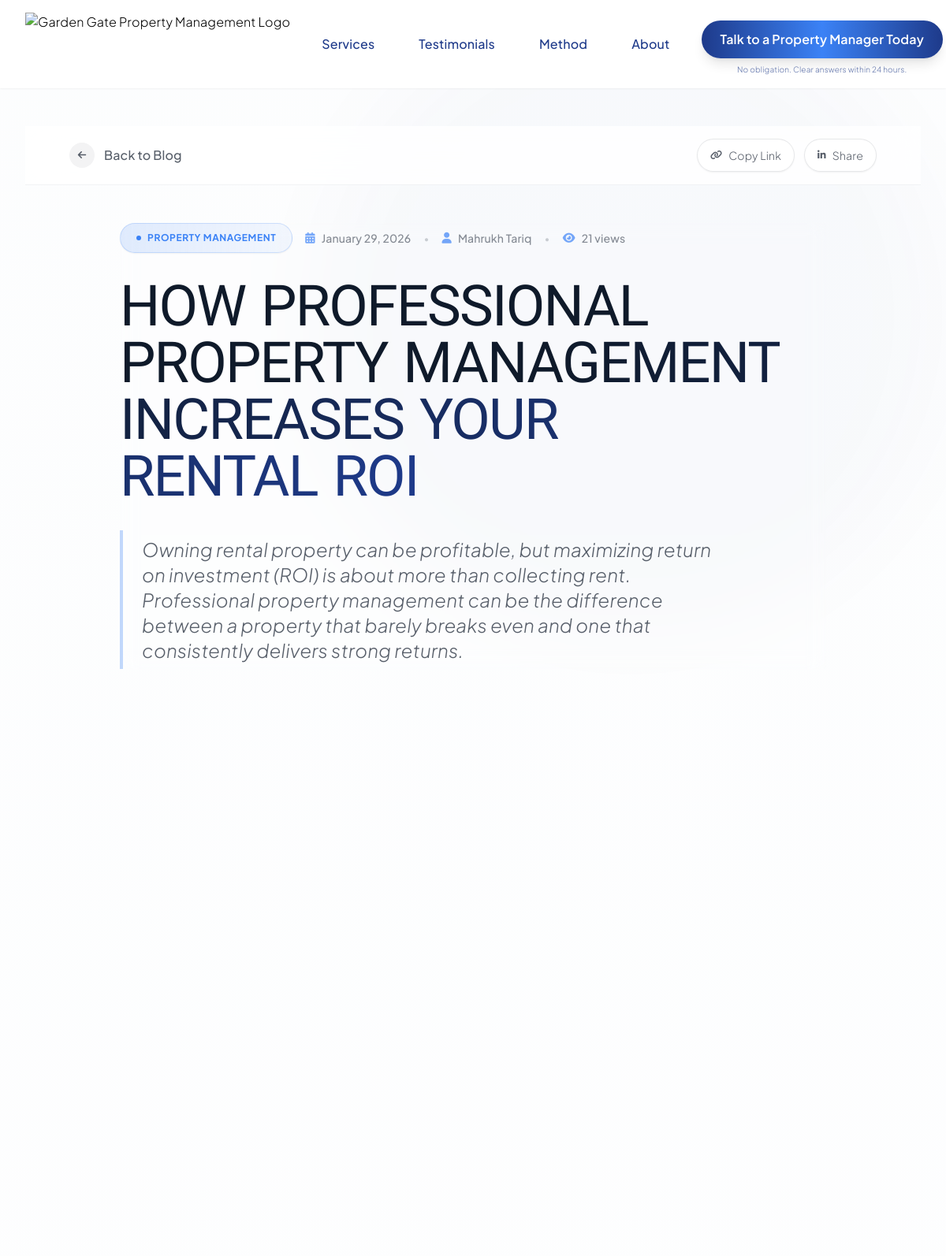
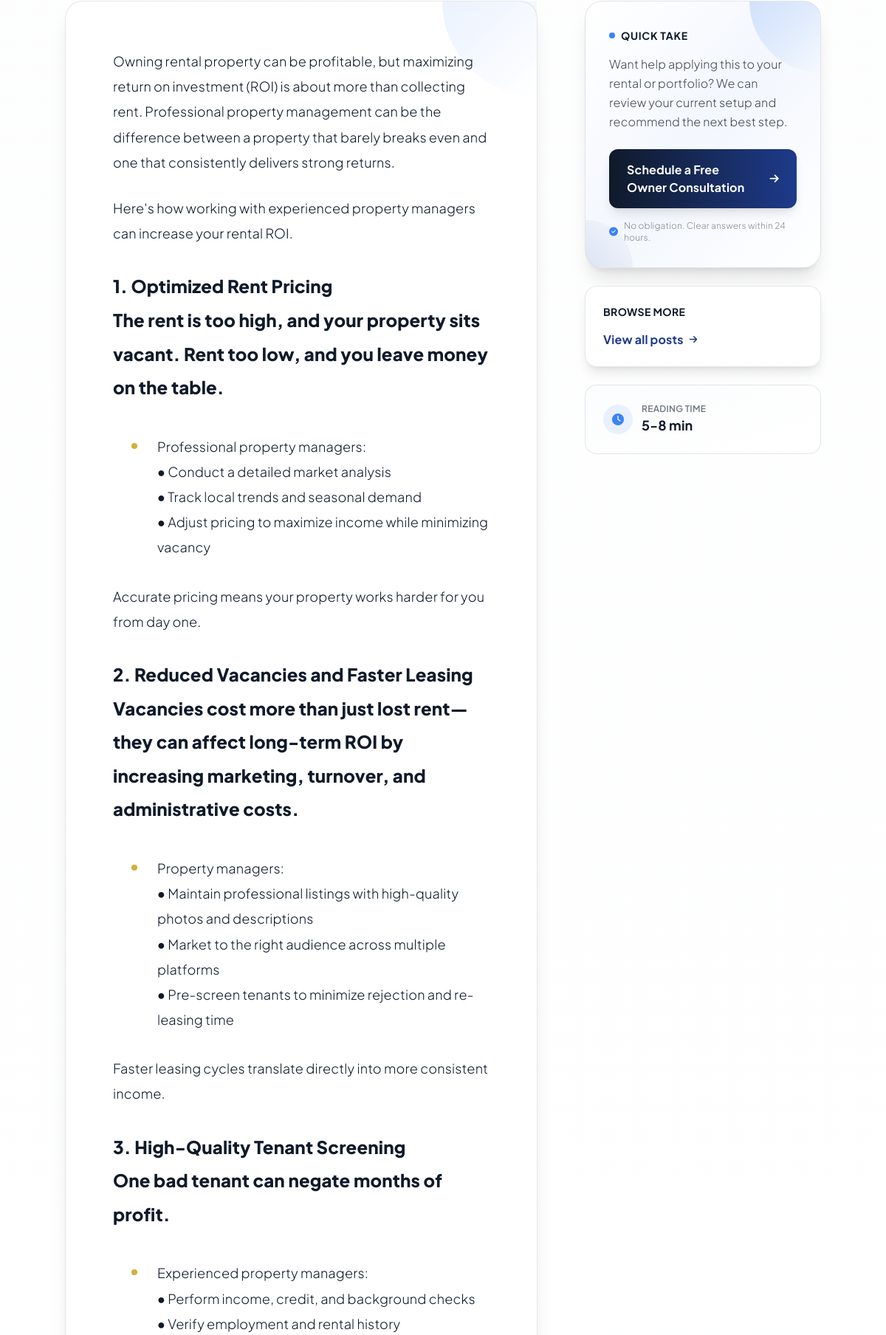
The app's page /blog/how-professional-property-management-increases-rental-roi/ (upper part) with its own data (2 pictures, top to bottom).
### myApp/models.py (models this page shows, shortened)
class BlogPost(models.Model):
    title = models.CharField(max_length=300, help_text="Blog post title")
    slug = models.SlugField(max_length=300, unique=True, help_text="URL-friendly version of title")
    excerpt = models.TextField(max_length=500, help_text="Short excerpt/preview text")
    content = models.TextField(help_text="Full blog post content")
    featured_image_url = models.URLField(blank=True, null=True, help_text="Featured image URL")
    featured_image_alt = models.CharField(max_length=200, blank=True, help_text="Featured image alt text")
    author_name = models.CharField(max_length=100, default="Mahrukh Tariq", help_text="Author name")
    published_date = models.DateTimeField(auto_now_add=True, help_text="Publication date")
    updated_date = models.DateTimeField(auto_now=True, help_text="Last update date")
    is_featured = models.BooleanField(default=False, help_text="Show in featured section")
    is_published = models.BooleanField(default=True, help_text="Published status")
    view_count = models.IntegerField(default=0, help_text="Number of views")
    order = models.IntegerField(default=0, help_text="Display order (lower numbers first)")
    class Meta:
        ordering = ['-published_date', 'order']
        verbose_name = "Blog Post"
        verbose_name_plural = "Blog Posts"
    @property
    def content_is_html(self):
        return self.content.lstrip().startswith('<')

### myApp/views.py (the view)
# urls.py: path('blog/<slug:slug>/', views.blog_post_detail, name='blog_post_detail'),
def blog_post_detail(request, slug):
    post = get_object_or_404(BlogPost, slug=slug, is_published=True)
    post.view_count += 1
    post.save(update_fields=['view_count'])
    related_posts = BlogPost.objects.filter(is_published=True).exclude(id=post.id).order_by('-published_date')[:3]
    section_images = get_all_section_images()
    context = {
        'post': post,
        'related_posts': related_posts,
        'section_images': section_images,
    }
    return render(request, 'myApp/blog_post_detail.html', context)

### myApp/image_helpers.py (called while the page is built)
def get_all_section_images():
    sections = SectionImage.objects.all()
    result = {section.section_name: {
        'image_url': section.image_url or '',
        'image_alt': section.image_alt or '',
        'icon_url': section.icon_url or '',
        'background_image_url': section.background_image_url or '',
    } for section in sections}
    expected_sections = ['hero_background', 'hero_image', 'about_background', 'about_image', 'statistics_background']
    for section_name in expected_sections:
        if section_name not in result:
            result[section_name] = {
                'image_url': '',
                'image_alt': '',
                'icon_url': '',
                'background_image_url': '',
            }
    return result

### myApp/templates/myApp/blog_post_detail.html (shortened to what this page needs)
{% extends 'myApp/base.html' %}
{% block content %}
{% include 'myApp/partials/header.html' %}
<article class="relative min-h-screen bg-gradient-to-b from-warm-grey/40 via-white to-warm-grey/20">
  <div class="fixed inset-0 pointer-events-none overflow-hidden opacity-[0.02]">
    <div class="absolute top-0 right-0 w-[800px] h-[800px] bg-blue rounded-full blur-3xl"></div>
  </div>
  <div class="relative max-w-7xl mx-auto px-6 lg:px-8 pt-8 pb-24 lg:pt-12 lg:pb-32">
    <nav class="sticky top-0 z-50 mb-8 lg:mb-12 backdrop-blur-xl bg-white/80 border-b border-navy/5">
      <div class="max-w-5xl mx-auto flex items-center justify-between py-4">
        <a href="{% url 'home' %}#blog"
           class="group inline-flex items-center gap-3 text-navy/70 hover:text-navy transition-all duration-300 font-medium">
          <div class="w-8 h-8 rounded-full bg-navy/5 group-hover:bg-navy/10 flex items-center justify-center transition-all duration-300 group-hover:scale-110">
            <i class="fas fa-arrow-left text-xs"></i>
          </div>
          <span class="hidden sm:inline">Back to Blog</span>
        </a>
        <div class="flex items-center gap-3">
          <button
            onclick="navigator.clipboard.writeText('{{ request.build_absolute_uri }}'); this.innerHTML='<i class=\'fas fa-check text-xs\'></i> Copied'; setTimeout(() => this.innerHTML='<i class=\'fas fa-link text-xs\'></i> Copy', 2000);"
            class="group relative inline-flex items-center gap-2 rounded-full border border-navy/10 bg-white/80 backdrop-blur-sm px-4 py-2.5 text-sm text-navy/70 hover:text-navy hover:border-gold/30 hover:bg-gold/5 transition-all duration-300 shadow-sm hover:shadow-md">
            <i class="fas fa-link text-xs group-hover:scale-110 transition-transform"></i>
            <span class="hidden sm:inline">Copy Link</span>
          </button>
          <a href="https://www.linkedin.com/sharing/share-offsite/?url={{ request.build_absolute_uri }}"
             target="_blank"
             rel="noopener"
             class="group inline-flex items-center gap-2 rounded-full border border-navy/10 bg-white/80 backdrop-blur-sm px-4 py-2.5 text-sm text-navy/70 hover:text-navy hover:border-blue/30 hover:bg-blue/5 transition-all duration-300 shadow-sm hover:shadow-md">
            <i class="fab fa-linkedin-in text-xs group-hover:scale-110 transition-transform"></i>
            <span class="hidden sm:inline">Share</span>
          </a>
        </div>
      </div>
    </nav>
    <header class="max-w-4xl mx-auto mb-12 lg:mb-16 fade-in">
      <div class="flex items-center gap-4 mb-8">
        <span class="inline-flex items-center gap-2 rounded-full bg-gradient-to-r from-gold/15 via-gold/10 to-gold/5 border border-gold/20 text-gold px-5 py-2.5 text-xs font-bold uppercase tracking-wider shadow-sm">
          <span class="w-1.5 h-1.5 rounded-full bg-gold animate-pulse"></span>
          Property Management
        </span>
        <div class="flex items-center gap-4 text-sm text-navy/50">
          <span class="inline-flex items-center gap-2">
            <i class="fas fa-calendar-alt text-gold/70"></i>
            <span class="font-medium">{{ post.published_date|date:"F d, Y" }}</span>
          </span>
          <span class="text-navy/20">•</span>
          <span class="inline-flex items-center gap-2">
            <i class="fas fa-user text-gold/70"></i>
            <span class="font-medium">{{ post.author_name }}</span>
          </span>
          {% if post.view_count > 0 %}
          <span class="text-navy/20">•</span>
          <span class="inline-flex items-center gap-2">
            <i class="fas fa-eye text-gold/70"></i>
            <span class="font-medium">{{ post.view_count }} view{{ post.view_count|pluralize }}</span>
          </span>
          {% endif %}
        </div>
      </div>
      <h1 class="text-5xl md:text-6xl lg:text-7xl font-display font-normal text-navy leading-[1.1] tracking-tight mb-8 prevent-orphans">
        <span class="bg-gradient-to-r from-navy via-navy to-blue bg-clip-text text-transparent">
        </span>
      </h1>
      {% if post.excerpt %}
      <p class="text-xl md:text-2xl text-navy/70 leading-relaxed max-w-3xl font-light italic border-l-4 border-gold/30 pl-6 py-2">
        {{ post.excerpt }}
      </p>
      {% endif %}
    </header>
    <div class="max-w-5xl mx-auto grid lg:grid-cols-[1fr_320px] gap-12 lg:gap-16">
      <div class="min-w-0">
        <div class="relative rounded-3xl bg-white/90 backdrop-blur-sm border border-navy/10 shadow-xl p-8 md:p-12 lg:p-16 mb-12">
          <div class="absolute top-0 right-0 w-32 h-32 bg-gradient-to-br from-gold/10 to-transparent rounded-bl-full"></div>
          <div class="prose prose-xl max-w-none
                      prose-headings:font-display prose-headings:font-normal prose-headings:text-navy prose-headings:tracking-tight
                      prose-h1:text-4xl prose-h1:mt-12 prose-h1:mb-6 prose-h1:leading-tight
                      prose-h2:text-3xl prose-h2:mt-10 prose-h2:mb-5 prose-h2:leading-tight
                      prose-h3:text-2xl prose-h3:mt-8 prose-h3:mb-4 prose-h3:leading-tight
                      prose-p:text-navy/80 prose-p:text-lg prose-p:leading-relaxed prose-p:mb-6 prose-p:font-light
                      prose-a:text-blue prose-a:font-semibold prose-a:no-underline hover:prose-a:underline prose-a:transition-all
                      prose-strong:text-navy prose-strong:font-semibold
                      prose-em:text-navy/70 prose-em:italic
                      prose-ul:my-6 prose-ul:space-y-3
                      prose-ol:my-6 prose-ol:space-y-3
                      prose-li:text-navy/80 prose-li:text-lg prose-li:leading-relaxed
                      prose-li:marker:text-gold
                      prose-blockquote:border-l-4 prose-blockquote:border-gold/30 prose-blockquote:pl-6 prose-blockquote:py-4 prose-blockquote:my-8 prose-blockquote:bg-gold/5 prose-blockquote:rounded-r-lg
                      prose-blockquote:text-navy/70 prose-blockquote:italic prose-blockquote:text-lg">
            {% if post.content_is_html %}{{ post.content|safe }}{% else %}{{ post.content|safe|linebreaks }}{% endif %}
          </div>
        </div>
      </div>
      <aside class="lg:sticky lg:top-24 h-fit space-y-6">
        <div class="relative overflow-hidden rounded-3xl border border-navy/10 bg-gradient-to-br from-white via-gold/5 to-white shadow-xl p-8">
          <div class="absolute top-0 right-0 w-24 h-24 bg-gradient-to-br from-gold/20 to-transparent rounded-bl-full"></div>
          <div class="absolute bottom-0 left-0 w-16 h-16 bg-gradient-to-tr from-blue/10 to-transparent rounded-tr-full"></div>
          <div class="relative">
            <div class="inline-flex items-center gap-2 mb-4">
              <div class="w-2 h-2 rounded-full bg-gold animate-pulse"></div>
              <p class="text-sm font-bold text-navy uppercase tracking-wider">Quick Take</p>
            </div>
            <p class="text-base text-navy/80 leading-relaxed mb-6 font-light">
              Want help applying this to your rental or portfolio? We can review your current setup and recommend the next best step.
            </p>
            <a href="#contact"
               class="group relative inline-flex w-full items-center justify-center gap-3 rounded-xl bg-gradient-to-r from-navy via-blue to-navy bg-size-200 bg-pos-0 hover:bg-pos-100 px-6 py-4 text-white font-bold text-base transition-all duration-500 shadow-lg hover:shadow-xl hover:scale-[1.02]">
              <span>Schedule a Free Owner Consultation</span>
              <i class="fas fa-arrow-right text-sm group-hover:translate-x-1 transition-transform"></i>
            </a>
            <div class="mt-4 flex items-center gap-2 text-xs text-navy/50">
              <i class="fas fa-check-circle text-gold"></i>
              <span>No obligation. Clear answers within 24 hours.</span>
            </div>
          </div>
        </div>
        <div class="rounded-2xl border border-navy/10 bg-white/80 backdrop-blur-sm shadow-lg p-6">
          <p class="text-sm font-bold text-navy mb-4 uppercase tracking-wide">Browse More</p>
          <a href="{% url 'home' %}#blog"
             class="group inline-flex items-center gap-2 text-blue font-bold hover:text-navy transition-colors">
            <span>View all posts</span>
            <i class="fas fa-arrow-right text-xs group-hover:translate-x-1 transition-transform"></i>
          </a>
        </div>
        <div class="rounded-2xl border border-navy/10 bg-gradient-to-br from-warm-grey/50 to-white p-6">
          <div class="flex items-center gap-3">
            <div class="w-10 h-10 rounded-full bg-gold/10 flex items-center justify-center">
              <i class="fas fa-clock text-gold"></i>
            </div>
            <div>
              <p class="text-xs font-semibold text-navy/60 uppercase tracking-wide">Reading Time</p>
              <p class="text-lg font-bold text-navy">5-8 min</p>
            </div>
          </div>
        </div>
      </aside>
    </div>
  </div>
</article>
{% endblock %}

### myApp/templates/myApp/base.html (style rules this page uses)
* { scroll-behavior: smooth; }
body { font-family: 'Plus Jakarta Sans', sans-serif; font-weight: 300; letter-spacing: 0.01em; }
p, li, a, button, input, textarea { font-family: 'Plus Jakarta Sans', sans-serif; }
h1, h2, h3, h4, h5, h6 { font-family: 'Barlow Semi Condensed', sans-serif; font-weight: 400; letter-spacing: 0.01em; text-transform: uppercase; }
.fade-in { opacity: 0; transform: translateY(40px) scale(0.96); transition: opacity 1s cubic-bezier(0.16, 1, 0.3, 1), transform 1s cubic-bezier(0.16, 1, 0.3, 1); }
.fade-in.visible { opacity: 1; transform: translateY(0) scale(1); }
header { transition: all 0.4s cubic-bezier(0.4, 0, 0.2, 1); backdrop-filter: blur(10px); }
body { animation: pageFadeIn 0.6s ease-out; overflow-x: hidden; width: 100%; }
html { overflow-x: hidden; width: 100%; }
.prevent-orphans { text-wrap: balance; orphans: 2; widows: 2; word-spacing: 0.05em; }

### myApp/templates/myApp/blog_post_detail.html (style rules this page uses)
.fade-in { animation: fadeInUp 0.8s ease-out; }
.bg-size-200 { background-size: 200% 200%; }
.bg-pos-0 { background-position: 0% 0%; }
.prose { color: #0F1A2A; }
.prose p { margin-bottom: 1.75rem; line-height: 1.9; font-size: 1.125rem; }
.prose p { text-indent: 0; }
article .prose h1.numbered-heading, article .prose h2.numbered-heading, article .prose h3.numbered-heading, article .prose h4.numbered-heading, article .prose h5.numbered-heading, article .prose h6.numbered-heading, article .prose p.numbered-heading, .prose h1.numbered-heading, .prose h2.numbered-heading, .prose h3.numbered-heading, .prose h4.numbered-heading, .prose h5.numbered-heading, .prose h6.numbered-heading, .prose p.numbered-heading { font-weight: 800 !important; }
article .prose p.numbered-heading { font-size: 1.5rem !important; margin-top: 2rem !important; margin-bottom: 1rem !important; }
html { scroll-behavior: smooth; }

### records on screen
BlogPost: published_date "January 29, 2026", author_name "Mahrukh Tariq", view_count "21", excerpt "Owning rental property can be profitable, but maximizing return on investment (ROI) is about more than collecting rent. Professional property management can be the difference between a property that barely breaks even and one that consistently delivers strong returns.", content "Owning rental property can be profitable, but maximizing return on investment (ROI) is about more than collecting rent. Professional property management can be the difference between a property that barely breaks even and one that consistently delivers strong returns. Here's how working with experienced property managers can increase your rental ROI. 1. Optimized Rent Pricing The rent is too high, and your property sits vacant. Rent too low, and you leave money on the table. Professional property managers: ● Conduct a detailed market analysis ● Track local trends and seasonal demand ● Adjust pricing to maximize income while minimizing vacancy Accurate pricing means your property works…"
